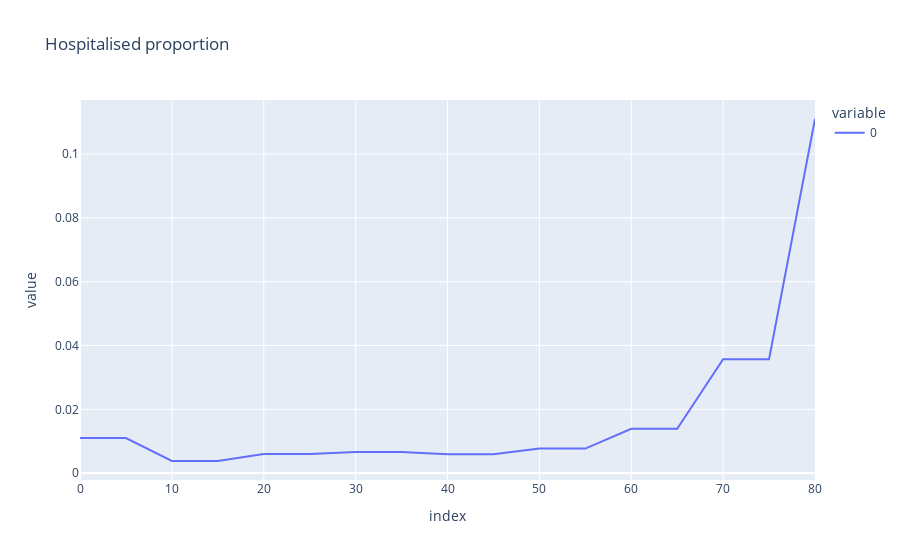

Here is the notebook cell this chart was saved with:
### Code cell
pd.Series(age_params["prop_hospital"]["values"]).plot(title="Hospitalised proportion")

### Figure 1 — Plotly figure (JSON) as saved in the notebook; plotly's stock layout.template omitted (floating-point values rounded to 4 significant figures)
{"data": [{"hovertemplate": "variable=0<br>index=%{x}<br>value=%{y}<extra></extra>", "legendgroup": "0", "line": {"color": "#636efa", "dash": "solid"}, "marker": {"symbol": "circle"}, "mode": "lines", "name": "0", "orientation": "v", "showlegend": true, "type": "scatter", "x": [0, 5, 10, 15, 20, 25, 30, 35, 40, 45, 50, 55, 60, 65, 70, 75, 80], "xaxis": "x", "y": [0.011, 0.011, 0.0038, 0.0038, 0.006, 0.006, 0.0066, 0.0066, 0.0059, 0.0059, 0.0077, 0.0077, 0.0139, 0.0139, 0.0357, 0.0357, 0.111], "yaxis": "y"}], "layout": {"legend": {"title": {"text": "variable"}, "tracegroupgap": 0}, "title": {"text": "Hospitalised proportion"}, "xaxis": {"anchor": "y", "domain": [0, 1], "title": {"text": "index"}}, "yaxis": {"anchor": "x", "domain": [0, 1], "title": {"text": "value"}}}}
